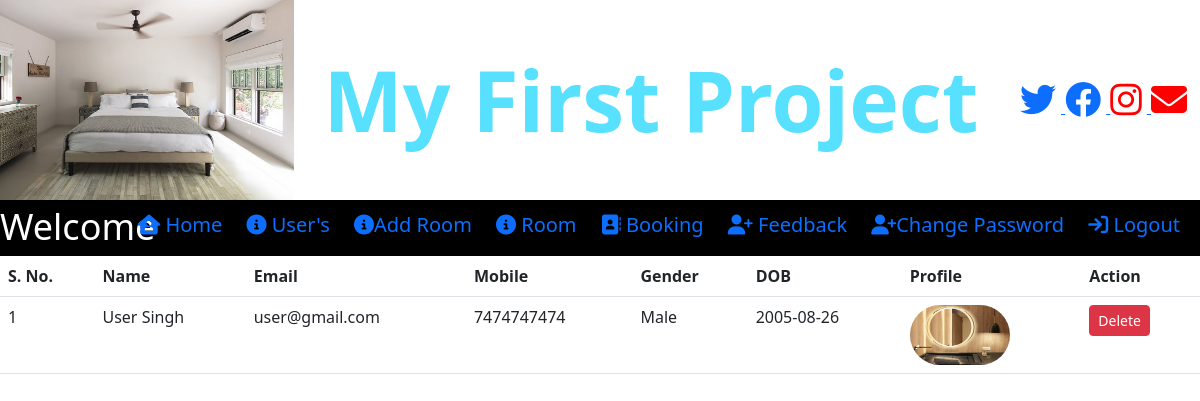
Page /view_user on the committed database.
### room/models.py (models this page shows, shortened)
class Signup(models.Model):
    user = models.ForeignKey(User,on_delete=models.CASCADE)
    mobile = models.CharField(max_length=20,null=True)
    image = models.FileField(null=True)
    gender = models.CharField(max_length=20,null=True)
    dob = models.CharField(max_length=20,null=True)

### room/views.py (the view)
# urls.py: path('view_user',view_user,name='view_user'),
def view_user(request):
    data = Signup.objects.all()
    d = {'data':data}
    return render(request,'view_user.html',d)

### room/templates/view_user.html
{% include 'admin_navigation.html' %}
<table class="table">
    <tr>
        <th>S. No.</th>
        <th>Name</th>
        <th>Email</th>
        <th>Mobile</th>
        <th>Gender</th>
        <th>DOB</th>
        <th>Profile</th>
        <th>Action</th>
    </tr>
    {% for i in data %}
    <tr>
        <td>{{forloop.counter}}</td>
        <td>{{i.user.first_name}} {{i.user.last_name}}</td>
        <td>{{i.user.username}}</td>
        <td>{{i.mobile}}</td>
        <td>{{i.gender}}</td>
        <td>{{i.dob}}</td>
        <td><img src="{{i.image.url}}" width="100" height="60" style="border-radius:30px;"></td>
        <td><a href="{% url 'delete_user' i.user.id %}" onclick="return confirm('Are you sure?')" class="btn btn-danger btn-sm">Delete</a></td>
    </tr>
    {% endfor %}
</table>

### rows in the picture
Signup: user.first_name "User", user.last_name "Singh", user.username "user@gmail.com", mobile "7474747474", gender "Male", dob "2005-08-26", image (picture)
